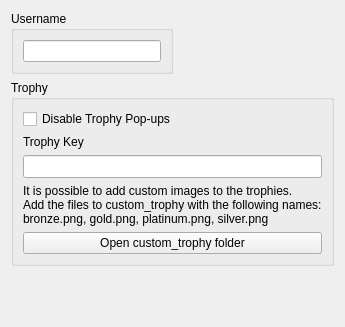
      <widget class="QWidget" name="userTabContents">
       <property name="geometry">
        <rect>
         <x>0</x>
         <y>0</y>
         <width>234</width>
         <height>292</height>
        </rect>
       </property>
       <layout class="QVBoxLayout" name="userTabVLayout" stretch="0,0,1">
        <item>
         <layout class="QHBoxLayout" name="horizontalLayout_2">
          <property name="leftMargin">
           <number>0</number>
          </property>
          <property name="topMargin">
           <number>0</number>
          </property>
          <item>
           <layout class="QHBoxLayout" name="hLayoutUserName">
            <item>
             <widget class="QGroupBox" name="userName">
              <property name="title">
               <string>Username</string>
              </property>
              <layout class="QVBoxLayout" name="userNameLayout">
               <item>
                <widget class="QLineEdit" name="userNameLineEdit"/>
               </item>
              </layout>
             </widget>
            </item>
           </layout>
          </item>
          <item>
           <spacer name="horizontalSpacer_2">
            <property name="orientation">
             <enum>Qt::Orientation::Horizontal</enum>
            </property>
            <property name="sizeHint" stdset="0">
             <size>
              <width>40</width>
              <height>40</height>
             </size>
            </property>
           </spacer>
          </item>
         </layout>
        </item>
        <item>
          <layout class="QVBoxLayout" name="vLayoutTrophy">
            <property name="spacing">
              <number>6</number>
            </property>
            <property name="leftMargin">
              <number>0</number>
            </property>
            <property name="bottomMargin">
              <number>50</number>
            </property>
            <item>
              <layout class="QHBoxLayout" name="hLayoutTrophy">
                <item>
                  <widget class="QGroupBox" name="trophyGroupBox">
                    <property name="title">
                      <string>Trophy</string>
                    </property>
                    <layout class="QVBoxLayout" name="userNameLayout_2">
                      <item>
                        <widget class="QCheckBox" name="disableTrophycheckBox">
                          <property name="text">
                            <string>Disable Trophy Pop-ups</string>
                          </property>
                        </widget>
                      </item>
                      <item>
                        <widget class="QLabel" name="label_Trophy">
                          <property name="text">
                            <string>Trophy Key</string>
                          </property>
                        </widget>
                      </item>
                      <item>
                        <widget class="QLineEdit" name="trophyKeyLineEdit">
                          <property name="minimumSize">
                            <size>
                              <width>0</width>
                              <height>0</height>
                            </size>
                          </property>
                          <property name="font">
                            <font>
                              <pointsize>10</pointsize>
                              <bold>false</bold>
                            </font>
                          </property>
                        </widget>
                      </item>
                      <item>
                        <widget class="QLabel" name="label_Custom_Trophy">
                          <property name="text">
                            <string>It is possible to add custom images to the trophies.
Add the files to custom_trophy with the following names:
bronze.png, gold.png, platinum.png, silver.png</string>
                          </property>
                        </widget>
                      </item>
                      <item>
                        <widget class="QPushButton" name="OpenCustom_trophyLocationButton">
                          <property name="text">
                            <string>Open custom_trophy folder</string>
                          </property>
                        </widget>
                      </item>
                    </layout>
                  </widget>
                </item>
                <item>
                  <spacer name="horizontalSpacer_3">
                    <property name="orientation">
                      <enum>Qt::Orientation::Horizontal</enum>
                    </property>
                    <property name="sizeHint" stdset="0">
                      <size>
                        <width>40</width>
                        <height>20</height>
                      </size>
                    </property>
                  </spacer>
                </item>
              </layout>
            </item>
          </layout>
        </item>
        <item>
         <spacer name="userTabSpacer">
          <property name="orientation">
           <enum>Qt::Orientation::Vertical</enum>
          </property>
          <property name="sizeType">
           <enum>QSizePolicy::Policy::MinimumExpanding</enum>
          </property>
          <property name="sizeHint" stdset="0">
           <size>
            <width>0</width>
            <height>0</height>
           </size>
          </property>
         </spacer>
        </item>
       </layout>
      </widget>
